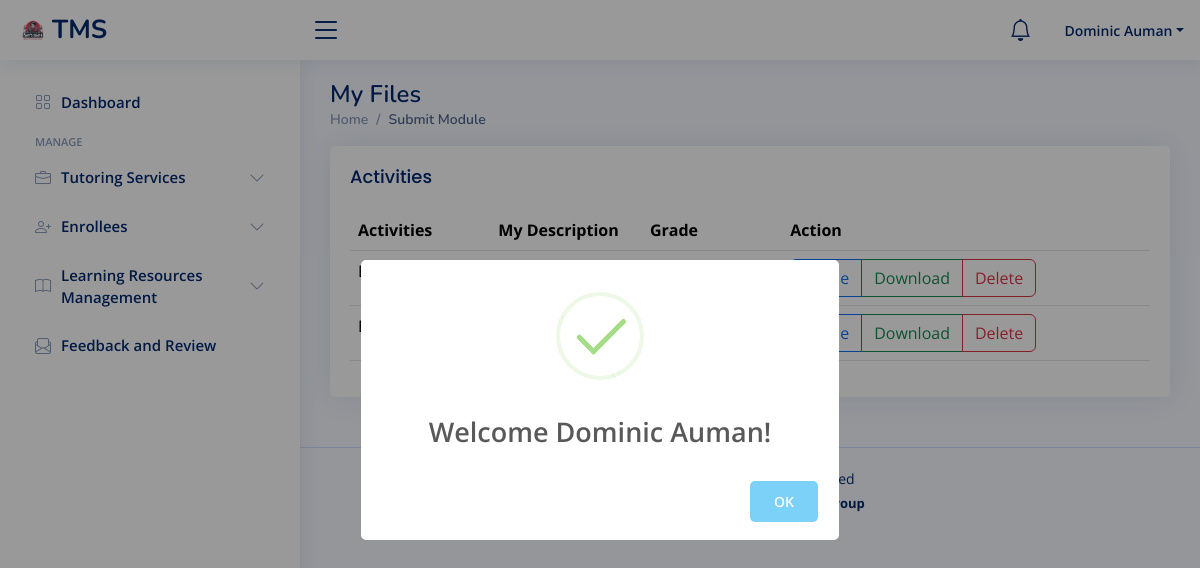
The page /tutor/module_student.php (signed in) on the database its author committed.
### tables this page shows
CREATE TABLE `module_submit` (
  `submit_id` int(11) NOT NULL AUTO_INCREMENT,
  `description` text NOT NULL,
  `grade` int(255) NOT NULL DEFAULT 0,
  `tutor_comment` text DEFAULT NULL,
  `file_name` varchar(255) NOT NULL,
  `file_type` varchar(255) NOT NULL,
  `file_path` varchar(255) NOT NULL,
  `module_id` int(11) NOT NULL,
  `user_id` int(11) NOT NULL,
  `date_posted` timestamp NOT NULL DEFAULT current_timestamp() ON UPDATE current_timestamp(),
  PRIMARY KEY (`submit_id`),
  KEY `module_id` (`module_id`,`user_id`),
  KEY `user_id` (`user_id`),
  CONSTRAINT `module_submit_ibfk_1` FOREIGN KEY (`user_id`) REFERENCES `student` (`user_id`) ON DELETE CASCADE ON UPDATE NO ACTION,
  CONSTRAINT `module_submit_ibfk_2` FOREIGN KEY (`module_id`) REFERENCES `tutorial_module` (`module_id`) ON DELETE CASCADE ON UPDATE NO ACTION
);

### tutor/module_student.php (the view, shortened to what this page needs)
    <?php
    include("./include/header.php");
    include("./include/topbar.php");
    include("./include/sidebar.php");
    ?>
    <div class="pagetitle">
        <h1>My Files</h1>
        <nav>
            <ol class="breadcrumb">
                <li class="breadcrumb-item"><a href="index.php">Home</a></li>
                <li class="breadcrumb-item active">Submit Module</li>
            </ol>
        </nav>
    </div>
    <section class="section">
        <div class="row">
            <div class="col-lg-12">
                <div class="card">
                    <div class="card-body">
                        <h5 class="card-title">Activities</h5>
                        <table class="table datatable">
                            <thead>
                                <tr>
                                    <th scope="col">Activities</th>
                                    <th scope="col">My Description</th>
                                    <th scope="col">Grade</th>
                                    <th scope="col">Action</th>
                                </tr>
                            </thead>
                            <tbody>
                                <?php
                                $user_id = $_SESSION['auth_user']['user_id'];
                                $query = "SELECT
                                            module_submit.submit_id,
                                            module_submit.description,
                                            module_submit.file_name,
                                            module_submit.file_type,
                                            module_submit.file_path,
                                            tutorial_module.module_title,
                                            tutorial_services.tutor_id,
                                            module_submit.grade
                                        FROM
                                            module_submit
                                            INNER JOIN
                                            tutorial_module
                                            ON
                                                module_submit.module_id = tutorial_module.module_id
                                            INNER JOIN
                                            tutorial_services
                                            ON
                                                tutorial_module.job_id = tutorial_services.job_id
                                        WHERE
                                            tutorial_services.tutor_id = '$user_id'";
                                $query_run = mysqli_query($con, $query);
                                if (mysqli_num_rows($query_run) > 0) {
                                    foreach ($query_run as $row) {
                                ?>
<tr>
    <td width="100px"><?= $row['module_title']; ?></td>
    <td width="100px"><?= $row['description']; ?></td>
    <td width="100px">
</td>
    <td width="100px">
        <form action="process.php" method="POST">
            <div class="btn-group" role="group" aria-label="Basic outlined example">
            <button type="button" class="btn btn-outline-primary" onclick="openGradeModal(<?= $row['submit_id']; ?>)">Grade</button>
                <a href="<?= $row['file_path'] ?>" class="btn btn-outline-success" download>Download</a>
                <button type="submit" name="delete_submit_file" class="btn btn-outline-danger" value="<?= $row['submit_id']; ?>">Delete</button>
            </div>
        </form>
    </td>
</tr>
                                <?php
                                    }
                                } else {
                                ?>
                                    <tr>
                                        <td colspan="4">No Record Found</td>
                                    </tr>
                                <?php
                                }
                                ?>
                            </tbody>
                        </table>
                    </div>
                </div>
            </div>
        </div>
    </section>
    <?php
    include("./include/footer.php");
    ?>

### tutor/include/header.php (shortened to what this page needs)
<!DOCTYPE html>
<html lang="en">
<head>
  <link href="assets/vendor/bootstrap/css/bootstrap.min.css" rel="stylesheet">
  <link href="assets/vendor/bootstrap-icons/bootstrap-icons.css" rel="stylesheet">
  <link href="assets/vendor/boxicons/css/boxicons.min.css" rel="stylesheet">
  <link href="assets/vendor/quill/quill.snow.css" rel="stylesheet">
  <link href="assets/vendor/quill/quill.bubble.css" rel="stylesheet">
  <link href="assets/vendor/remixicon/remixicon.css" rel="stylesheet">
  <link href="assets/vendor/simple-datatables/style.css" rel="stylesheet">
  <link href="assets/css/style.css" rel="stylesheet">
  <link rel="stylesheet" href="https://cdn.jsdelivr.net/gh/habibmhamadi/multi-select-tag@2.0.1/dist/css/multi-select-tag.css">
</head>
<body>

### tutor/include/topbar.php (shortened to what this page needs)
  <header id="header" class="header fixed-top d-flex align-items-center">
    <div class="d-flex align-items-center justify-content-between">
      <a href="index.php" class="logo d-flex align-items-center">
        <img src="assets/img/logopic.png" alt="">
        <span class="d-none d-lg-block">TMS</span>
      </a>
      <i class="bi bi-list toggle-sidebar-btn"></i>
    </div>
    <nav class="header-nav ms-auto">
      <ul class="d-flex align-items-center">
<a class="nav-link nav-icon" href="#" data-bs-toggle="dropdown">
    <i class="bi bi-bell"></i>
</a>
      <?php if(isset($_SESSION['auth_user'])): ?>
        <li class="nav-item dropdown pe-3">
          <a class="nav-link nav-profile d-flex align-items-center pe-0" href="#" data-bs-toggle="dropdown">
            <span class="d-none d-md-block dropdown-toggle ps-2"><?= $_SESSION['auth_user']['user_name']; ?></span>
          </a>
        </li>
      </ul>
    </nav>
    <?php endif; ?>
  </header>

### tutor/include/sidebar.php (shortened to what this page needs)
<aside id="sidebar" class="sidebar">
  <ul class="sidebar-nav" id="sidebar-nav">
    <li class="nav-item">
      <a class="nav-link collapsed" href="index.php">
        <i class="bi bi-grid"></i>
        <span>Dashboard</span>
      </a>
    </li>
    <li class="nav-heading">Manage</li>
    <li class="nav-item">
      <a class="nav-link collapsed" data-bs-target="#charts-nav" data-bs-toggle="collapse" href="#">
        <i class="bi bi-briefcase"></i><span>Tutoring Services</span><i class="bi bi-chevron-down ms-auto"></i>
      </a>
    </li>
    <li class="nav-item">
      <a class="nav-link collapsed" data-bs-target="#enroll" data-bs-toggle="collapse" href="#">
      <i class="bi bi-person-plus"></i><span>Enrollees</span><i class="bi bi-chevron-down ms-auto"></i>
      </a>
    </li>
    <li class="nav-item">
      <a class="nav-link collapsed" data-bs-target="#learningresource" data-bs-toggle="collapse" href="#">
      <i class="bi bi-book"></i><span>Learning Resources Management</span><i class="bi bi-chevron-down ms-auto"></i>
      </a>
    </li>
    <li class="nav-item">
      <a class="nav-link collapsed" href="review.php">
      <i class="bi bi-envelope-paper"></i>
        <span>Feedback and Review</span>
      </a>
    </li>
  </ul>
</aside>
<main id="main" class="main">

### tutor/include/footer.php (shortened to what this page needs)
</main>
<footer id="footer" class="footer">
  <div class="copyright">
  </div>
  <div class="credits">
   <span><strong> Designed by Teach me sensie group</strong></span>
  </div>
</footer>
</body>
</html>

### tutor/assets/css/style.css (style rules this page uses)
:root { scroll-behavior: smooth; }
body { font-family: "Open Sans", sans-serif; background: #f6f9ff; color: #444444; }
a { color: #4154f1; text-decoration: none; }
h1, h2, h3, h4, h5, h6 { font-family: "Nunito", sans-serif; }
#main { margin-top: 60px; padding: 20px 30px; transition: all 0.3s; }
.pagetitle { margin-bottom: 10px; }
.pagetitle h1 { font-size: 24px; margin-bottom: 0; font-weight: 600; color: #012970; }
.card { margin-bottom: 30px; border: none; border-radius: 5px; box-shadow: 0px 0 30px rgba(1, 41, 112, 0.1); }
.card-title { padding: 20px 0 15px 0; font-size: 18px; font-weight: 500; color: #012970; font-family: "Poppins", sans-serif; }
.card-body { padding: 0 20px 20px 20px; }
.breadcrumb { font-size: 14px; font-family: "Nunito", sans-serif; color: #899bbd; font-weight: 600; }
.breadcrumb a { color: #899bbd; transition: 0.3s; }
.breadcrumb .breadcrumb-item::before { color: #899bbd; }
.breadcrumb .active { color: #51678f; font-weight: 600; }
.logo { line-height: 1; }
@media (min-width: 1200px) { .logo { width: 280px; } }
.logo img { max-height: 26px; margin-right: 6px; }
.logo span { font-size: 26px; font-weight: 700; color: #012970; font-family: "Nunito", sans-serif; }
.header { transition: all 0.5s; z-index: 997; height: 60px; box-shadow: 0px 2px 20px rgba(1, 41, 112, 0.1); background-color: #fff; padding-left: 20px; }
.header .toggle-sidebar-btn { font-size: 32px; padding-left: 10px; cursor: pointer; color: #012970; }
.header-nav ul { list-style: none; }
.header-nav>ul { margin: 0; padding: 0; }
.header-nav .nav-icon { font-size: 22px; color: #012970; margin-right: 25px; position: relative; }
.header-nav .nav-profile { color: #012970; }
.header-nav .nav-profile span { font-size: 14px; font-weight: 600; }
.sidebar { position: fixed; top: 60px; left: 0; bottom: 0; width: 300px; z-index: 996; transition: all 0.3s; padding: 20px; overflow-y: auto; scrollbar-width: thin; scrollbar-color: #aab7cf transparent; box-shadow: 0px 0px 20px rgba(1, 41, 112, 0.1); background-color: #fff; }
@media (min-width: 1200px) { #main, #footer { margin-left: 300px; } }
.sidebar-nav { padding: 0; margin: 0; list-style: none; }
.sidebar-nav li { padding: 0; margin: 0; list-style: none; }
.sidebar-nav .nav-item { margin-bottom: 5px; }
.sidebar-nav .nav-heading { font-size: 11px; text-transform: uppercase; color: #899bbd; font-weight: 600; margin: 10px 0 5px 15px; }
.sidebar-nav .nav-link { display: flex; align-items: center; font-size: 15px; font-weight: 600; color: #4154f1; transition: 0.3; background: #f6f9ff; padding: 10px 15px; border-radius: 4px; }
.sidebar-nav .nav-link i { font-size: 16px; margin-right: 10px; color: #4154f1; }
.sidebar-nav .nav-link.collapsed { color: #012970; background: #fff; }
.sidebar-nav .nav-link.collapsed i { color: #899bbd; }
.sidebar-nav .nav-link .bi-chevron-down { margin-right: 0; transition: transform 0.2s ease-in-out; }
.footer { padding: 20px 0; font-size: 14px; transition: all 0.3s; border-top: 1px solid #cddfff; }
.footer .copyright { text-align: center; color: #012970; }
.footer .credits { padding-top: 5px; text-align: center; font-size: 13px; color: #012970; }

### rows shown on the page
module_submit: $row['submit_id'] 1 (drawn)
module_submit: $row['submit_id'] 3 (drawn)

### other values the page prints
$_SESSION['auth_user']['user_name'] "Dominic Auman"
